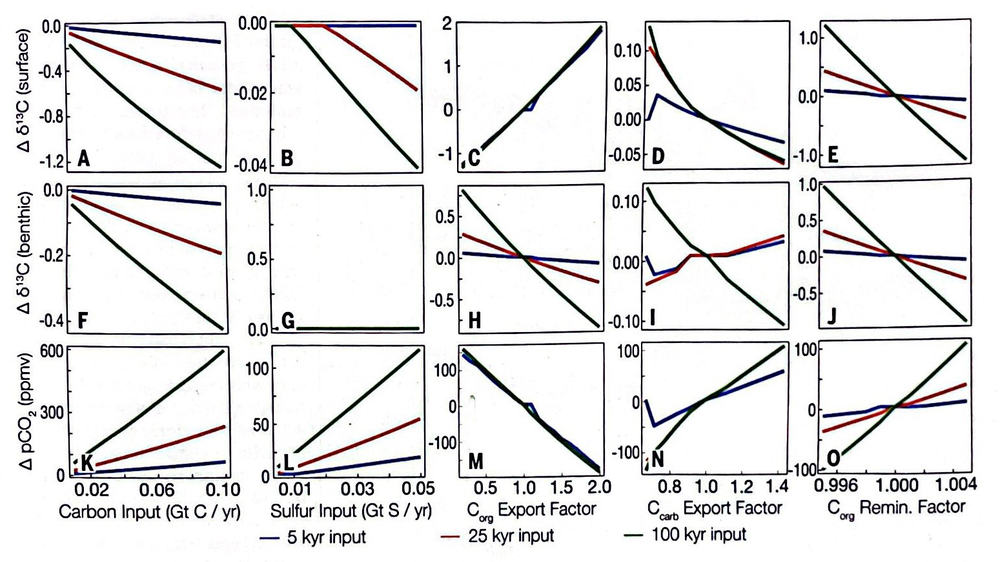
#> input picture validation/data/Figure 117.tiff, 1000 x 562 px, shrunk from 1549 x 870 before the run; its folder holds only this picture in this run
$ jupyter execute 01_colorVariationScore.ipynb
#> lines starting #> are read from the running program, lines starting #| are printed output that depends on the picture; long printed decimals are rounded
# Calculating Color Variation

## inporting Libraries and Data

[cell 1]
import os
from PIL import Image
import pathlib
import numpy as np
import pandas as pd
import matplotlib.pyplot as plt
import cv2

curPlace = os.getcwd()
Place = curPlace + '\data'
placePath = pathlib.Path(Place)
allFiles = list(placePath.iterdir())

## Using the Color Variation Scoring Method

[cell 2]
CArr = np.array([1])
for i in allFiles:

    Img = cv2.imread(str(i))
#> Img is the input picture: shape (562, 1000, 3); mean B, G, R 230.5, 230, 230.5
    B,G,R = cv2.split(Img.astype("float"))
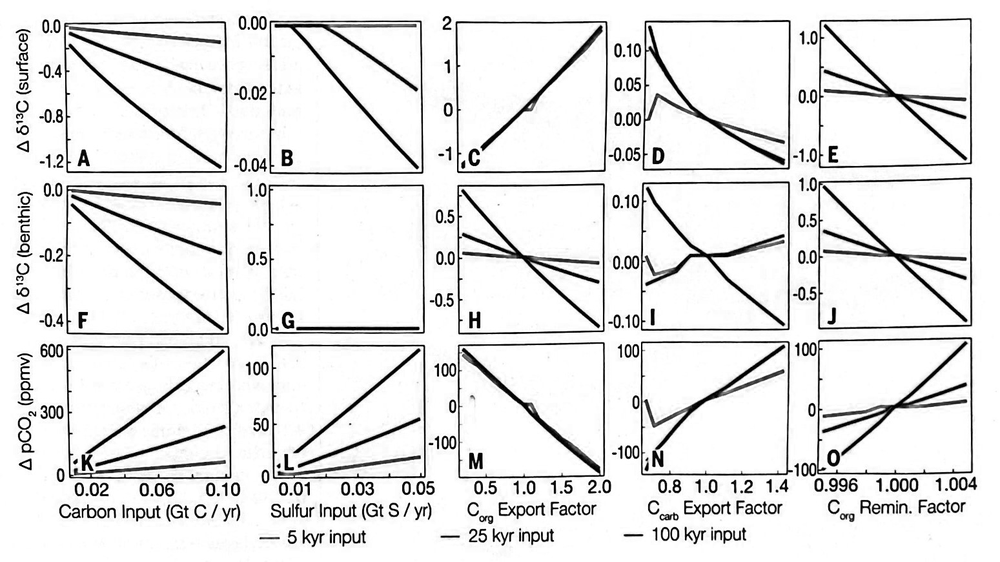
#> B: shape (562, 1000) float64; min 0, max 255, mean 230.5
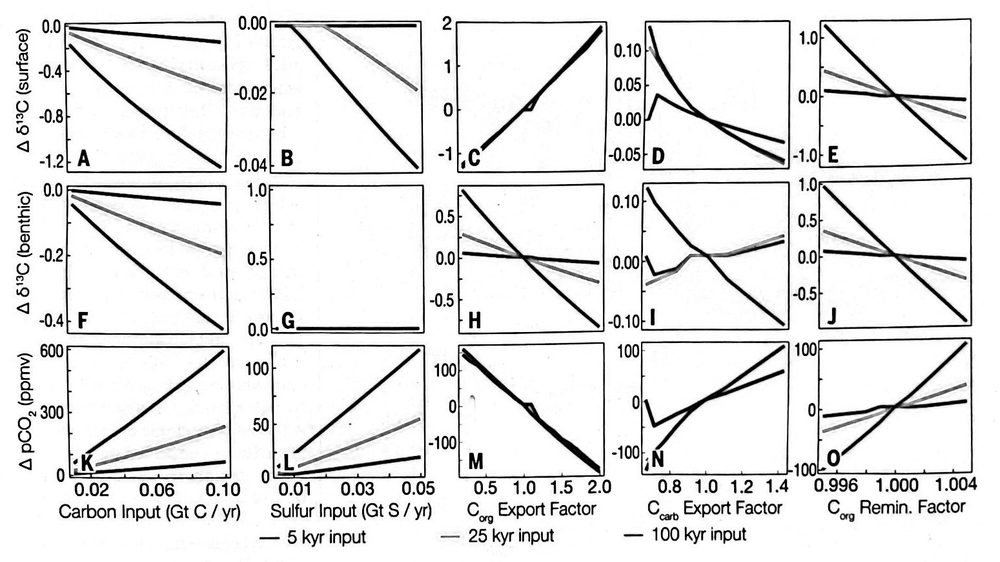
#> R: shape (562, 1000) float64; min 0, max 255, mean 230.5

    rg = np.absolute(R-G)
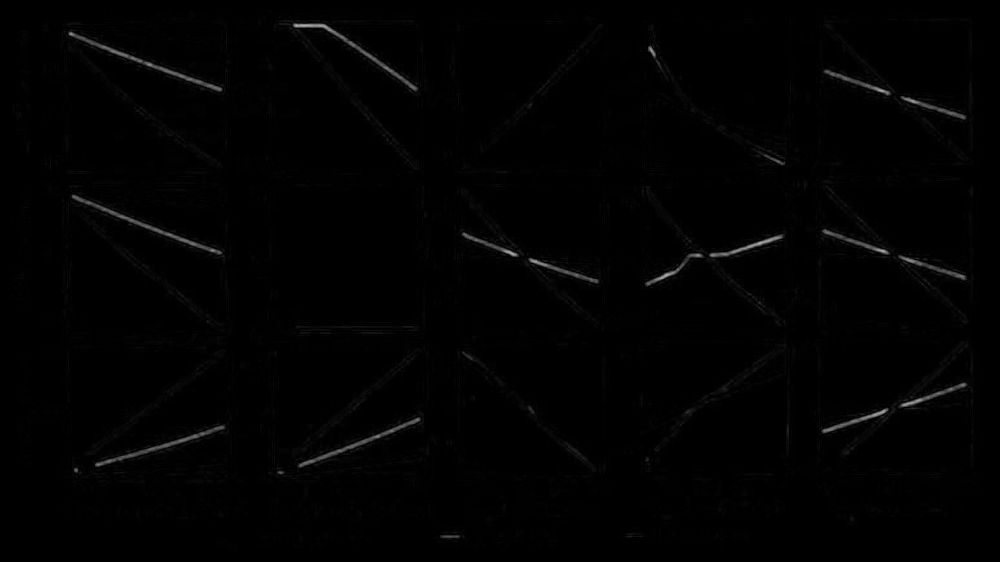
#> rg: shape (562, 1000) float64; min 0, max 175, mean 1.9
    yb = np.absolute(((R+G)*0.5)-B)

    rgMean = np.mean(rg)
#> rgMean = 1.9
    rgSTD = np.std(rg)
#> rgSTD = 9.03
    ybMean = np.mean(yb)
#> ybMean = 2.22
    ybSTD = np.std(yb)
#> ybSTD = 7.27

    rgybMean = np.sqrt(rgMean**2 + ybMean**2)
#> rgybMean = 2.93
    rgybSTD = np.sqrt(rgSTD**2 + ybSTD**2)
#> rgybSTD = 11.6

    C = rgybSTD + (0.3*rgybMean)
#> C = 12.47
    CArr = np.vstack((CArr,C))
#> CArr = [1, 12.47]

size = CArr.shape
rows = size[0]
CArr = CArr[1:rows]
#> CArr = [12.47]

## Obtaining all of the File Names

[cell 3]
nameList = np.array(["Name"])

for i in allFiles:
    pathString = str(i)
    ind = pathString.find('Figure')
    length = len(pathString)
    name = pathString[ind:length]

    ind = name.find('.')
    name = np.array(name[0:ind])
    nameList = np.vstack((nameList, name))

size = nameList.shape
nameList = nameList[1:size[0]]

## Creating the Spreadsheets and Figure Outputs Directory if it does not already exist

[cell 4]
current_directory = os.getcwd()

# Combine current directory path with the desired directory name
new_directory_path = current_directory + '\\spreadsheets'

# Check if the directory exists
if not os.path.exists(new_directory_path):
    # Create the directory if it doesn't exist
    os.makedirs(new_directory_path)

[cell 5]
current_directory = os.getcwd()

# Combine current directory path with the desired directory name
new_directory_path = current_directory + '\\figure outputs'

# Check if the directory exists
if not os.path.exists(new_directory_path):
    # Create the directory if it doesn't exist
    os.makedirs(new_directory_path)

## Exporting the Data to a new Excel File

[cell 6]
data = pd.DataFrame(CArr, columns = [ "Color Variation Score"])
#> data = table of 1 rows and 1 columns
nameData = pd.DataFrame(nameList, columns = ["Figure Number"])
newData = pd.concat([nameData,data], axis =1, join = "inner")
#> newData = table of 1 rows and 2 columns
newData.to_excel(curPlace + '\spreadsheets\Color Score.xlsx')

## Ploting the Results

[cell 7]
plt.hist(CArr,20)
plt.xlabel('Color Scores')
plt.ylabel('Color Score Counts')
plt.title('Color Score Histogram')
plt.savefig(os.getcwd() + '\\figure outputs\\Color Score Histogram.png')
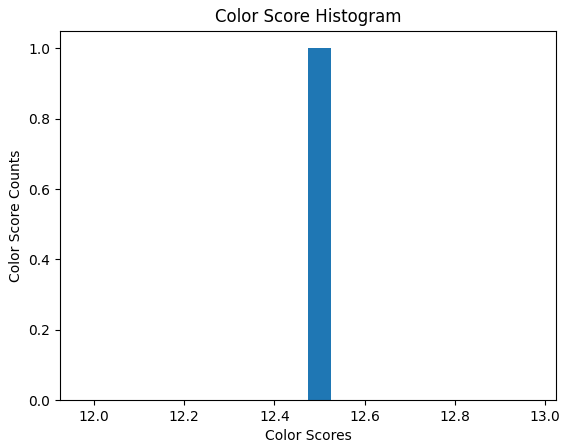
#> figure drawn by matplotlib, 1 panel; tallest bar 1 high, from x = 12.47 to 12.52

## Finding the Maximum Color Score

[cell 8]
i = 0
init = 0

size = CArr.shape

while i < size[0]:
    curVal = CArr[i]

    if curVal >= init:
        init = curVal
        maxidx = i
    i = i + 1
#> this loop made 1 pass
#> (curVal, init) on pass 1: ([12.47], [12.47])
#> after the loop, i = 1; maxidx = 0

print(maxidx)
#| 0
print(init)
#| [12.475]

## Finding the Minimum Color Score

[cell 9]
i = 0
init = 100

size = CArr.shape

while i < size[0]:
    curVal = CArr[i]

    if curVal <= init:
        init = curVal
        minidx = i
    i = i + 1
#> after the loop, i = 1; minidx = 0

print(minidx)
#| 0
print(init)
#| [12.475]

## Displaying the Minimum and the Maximum Image

[cell 10]
minImgPath = str(allFiles[minidx])
maxImgPath = str(allFiles[maxidx])

minImg = cv2.imread(minImgPath)
minImg = cv2.cvtColor(minImg, cv2.COLOR_BGR2RGB)
maxImg = cv2.imread(maxImgPath)
maxImg = cv2.cvtColor(maxImg, cv2.COLOR_BGR2RGB)

plt.subplot(1,2,1)
plt.imshow(minImg)
plt.title('Minimum Color Score')
plt.axis('off')
plt.subplot(1,2,2)
plt.imshow(maxImg)
plt.title('Maximum Color Score')
plt.axis('off')
plt.savefig(os.getcwd() + '\\figure outputs\\Min and Max Color Score.png')

$ run again, on validation/data/Figure 136.tiff
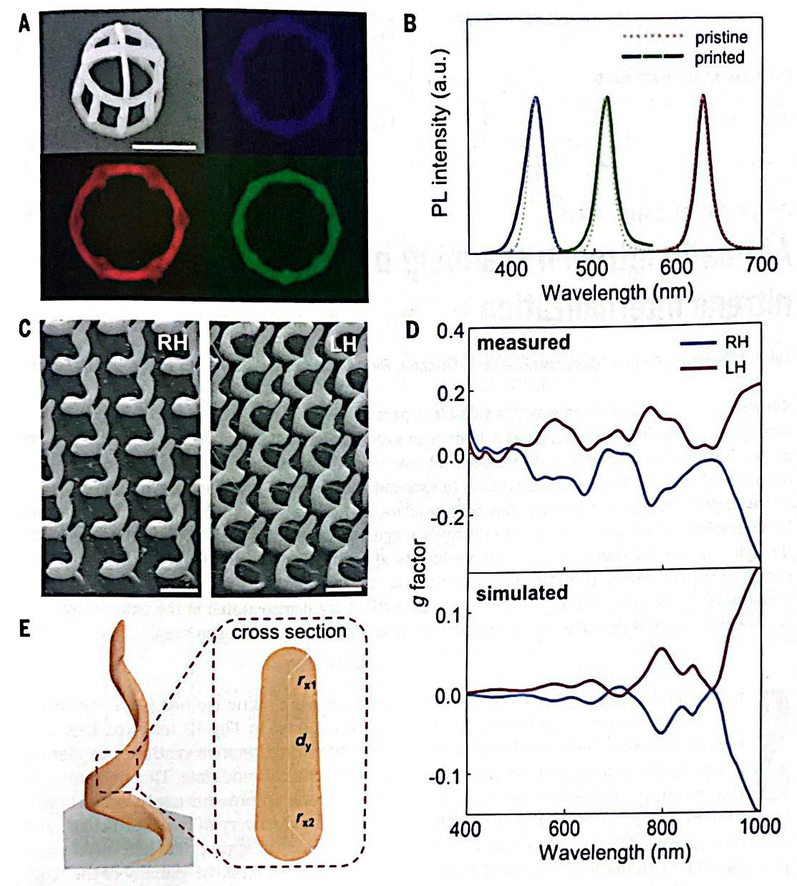
#> input picture validation/data/Figure 136.tiff, 797 x 886 px, shrunk from 1113 x 1237 before the run
#> Img is the input picture: shape (886, 797, 3); mean B, G, R 192, 193, 192.9
#> `yb = np.absolute(((R+G)*0.5)-B)`:
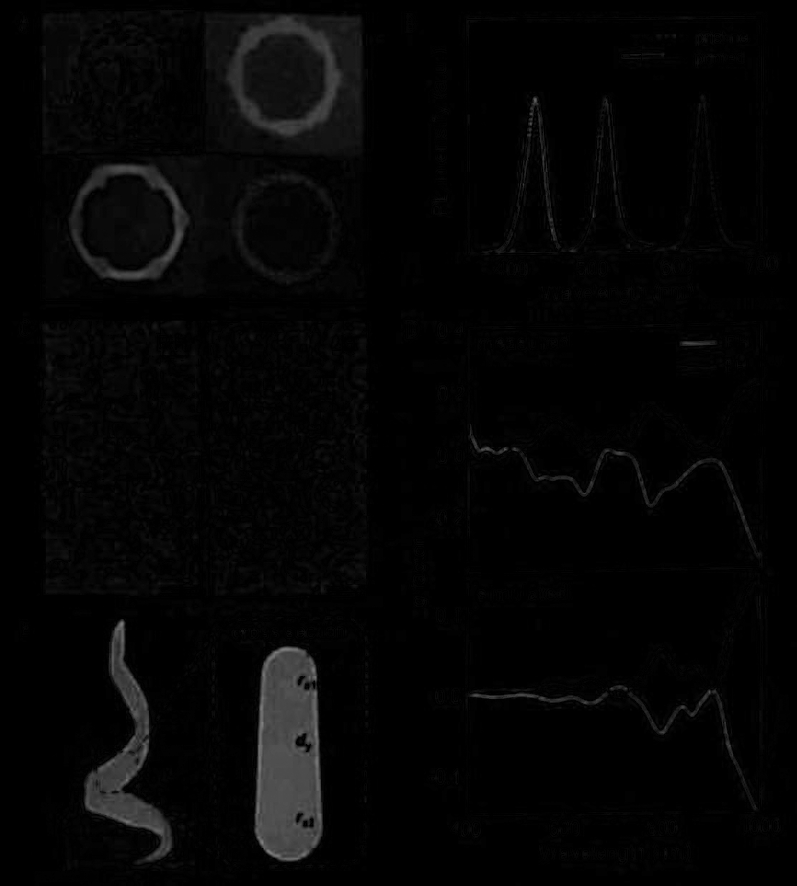
#> yb: shape (886, 797) float64; min 0, max 129, mean 5
#> rgMean = 4.96
#> rgSTD = 12.59
#> ybMean = 5
#> ybSTD = 13.36
#> rgybMean = 7.04
#> rgybSTD = 18.36
#> C = 20.47
#> `CArr = np.vstack((CArr,C))`: CArr = [1, 20.47]
#> `CArr = CArr[1:rows]`: CArr = [20.47]
#> data = table of 1 rows and 1 columns
#> newData = table of 1 rows and 2 columns
#> `plt.savefig(os.getcwd() + '\\figure outputs\\Color Score Histogram.png')`:
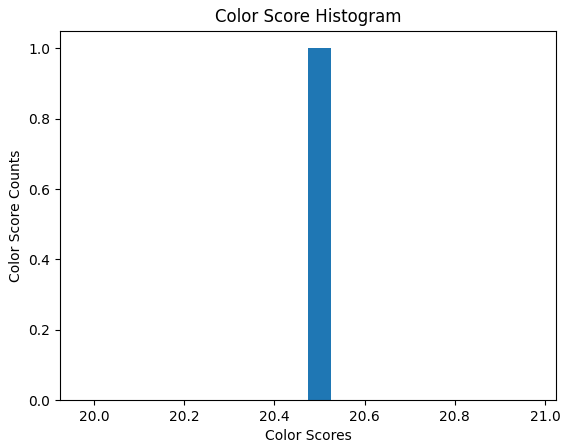
#> figure drawn by matplotlib, 1 panel; tallest bar 1 high, from x = 20.47 to 20.52
#> the loop `while i < size[0]:` made 1 pass
#> (curVal, init) on pass 1: ([20.47], [20.47])
#> after the loop `while i < size[0]:`: i = 1; maxidx = 0
#| 0
#| [20.474]
#> after the loop `while i < size[0]:`: i = 1; minidx = 0
#| 0
#| [20.474]

$ run again, on validation/data/Figure 140.tiff
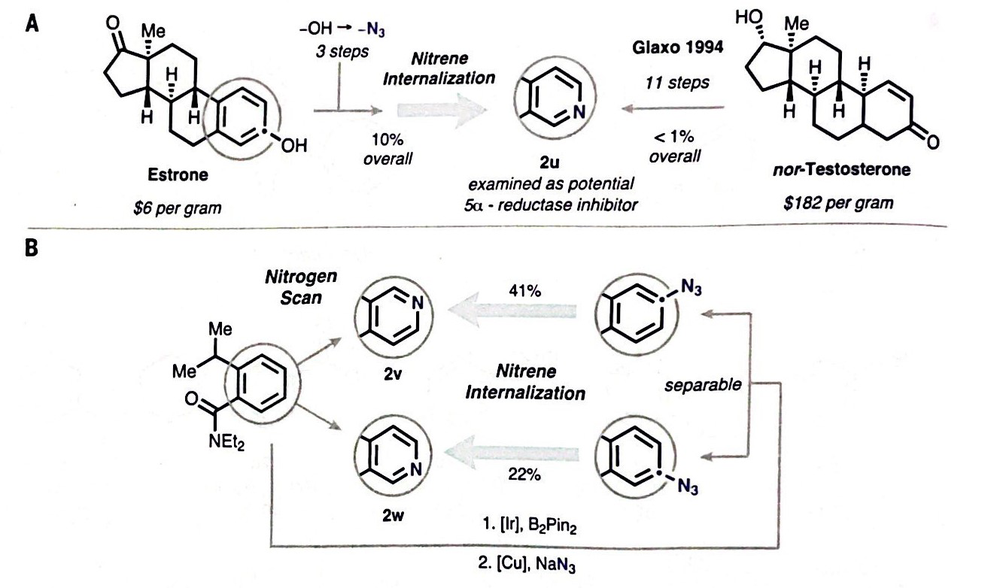
#> input picture validation/data/Figure 140.tiff, 1000 x 588 px, shrunk from 1329 x 782 before the run
#> Img is the input picture: shape (588, 1000, 3); mean B, G, R 241.7, 241.7, 241.8
#> `yb = np.absolute(((R+G)*0.5)-B)`:
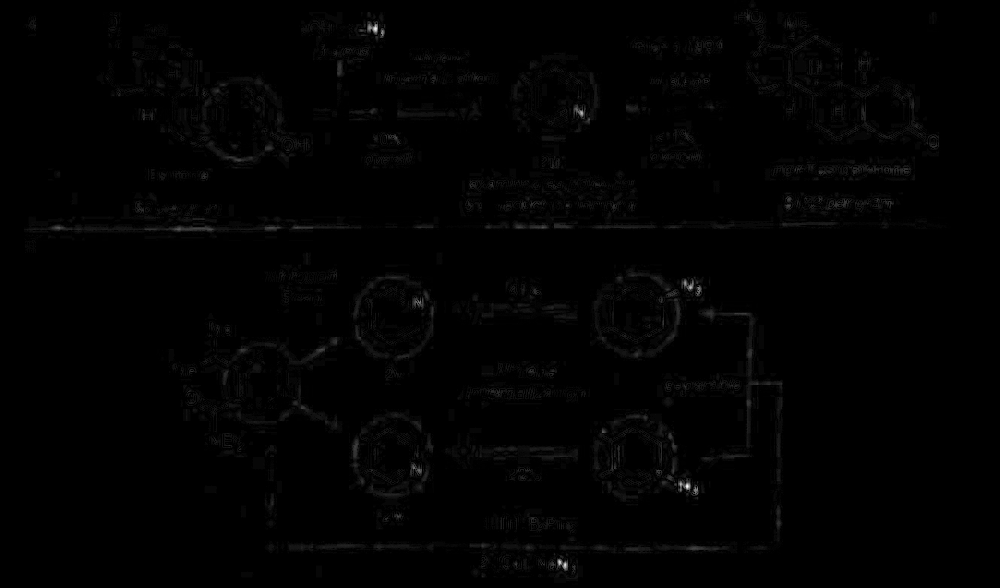
#> yb: shape (588, 1000) float64; min 0, max 65, mean 0.5; drawn with min black and max white
#> rgMean = 0.248
#> rgSTD = 1.06
#> ybMean = 0.523
#> ybSTD = 1.64
#> rgybMean = 0.578
#> rgybSTD = 1.95
#> C = 2.12
#> `CArr = np.vstack((CArr,C))`: CArr = [1, 2.12]
#> `CArr = CArr[1:rows]`: CArr = [2.12]
#> data = table of 1 rows and 1 columns
#> newData = table of 1 rows and 2 columns
#> the loop `while i < size[0]:` made 1 pass
#> (curVal, init) on pass 1: ([2.12], [2.12])
#> after the loop `while i < size[0]:`: i = 1; maxidx = 0
#| 0
#| [2.123]
#> after the loop `while i < size[0]:`: i = 1; minidx = 0
#| 0
#| [2.123]
#> `plt.savefig(os.getcwd() + '\\figure outputs\\Min and Max Color Score.p..`:
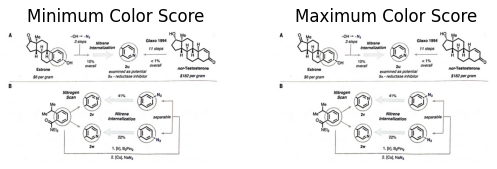
#> figure drawn by matplotlib, 2 panels

$ run again, on validation/data/Figure 145.tiff
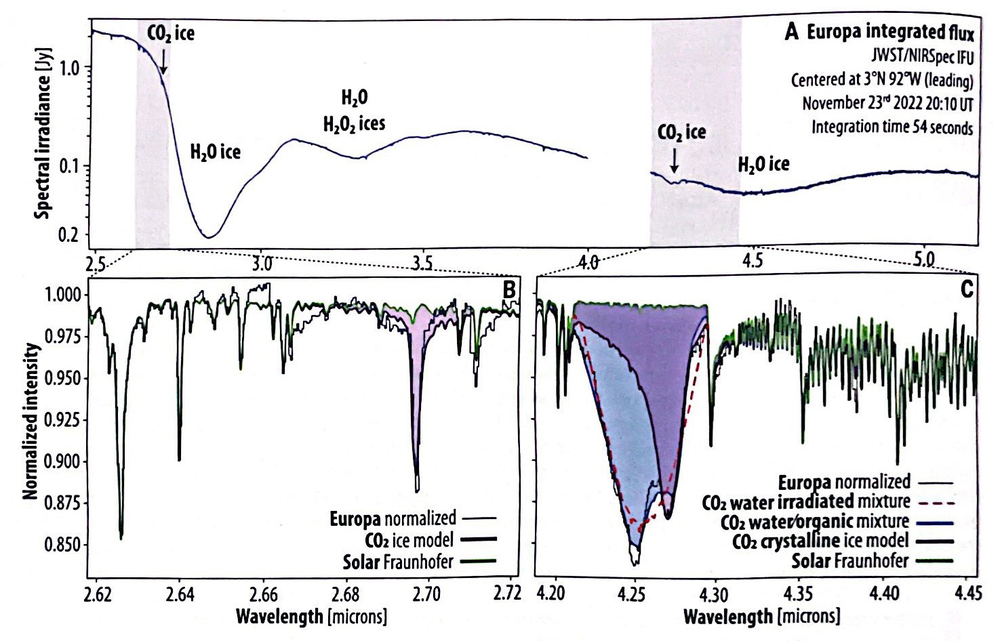
#> input picture validation/data/Figure 145.tiff, 1000 x 641 px, shrunk from 1475 x 946 before the run
#> Img is the input picture: shape (641, 1000, 3); mean B, G, R 229.7, 227.7, 227.8
#> `yb = np.absolute(((R+G)*0.5)-B)`:
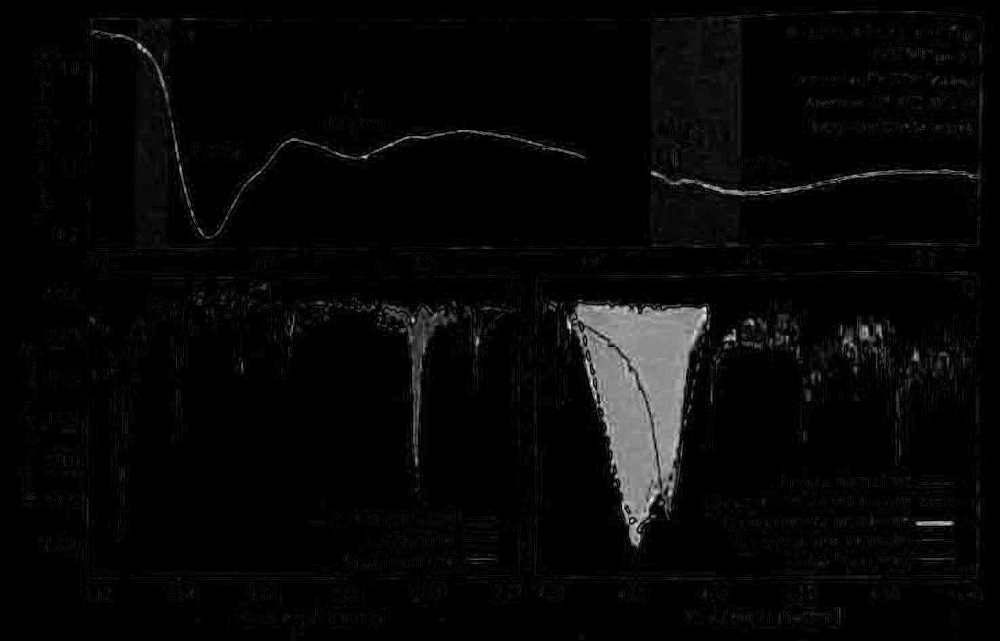
#> yb: shape (641, 1000) float64; min 0, max 98, mean 2.8; drawn with min black and max white
#> rgMean = 1.71
#> rgSTD = 5.57
#> ybMean = 2.84
#> ybSTD = 9.44
#> rgybMean = 3.32
#> rgybSTD = 10.96
#> C = 11.95
#> `CArr = np.vstack((CArr,C))`: CArr = [1, 11.95]
#> `CArr = CArr[1:rows]`: CArr = [11.95]
#> data = table of 1 rows and 1 columns
#> newData = table of 1 rows and 2 columns
#> `plt.savefig(os.getcwd() + '\\figure outputs\\Color Score Histogram.png')`:
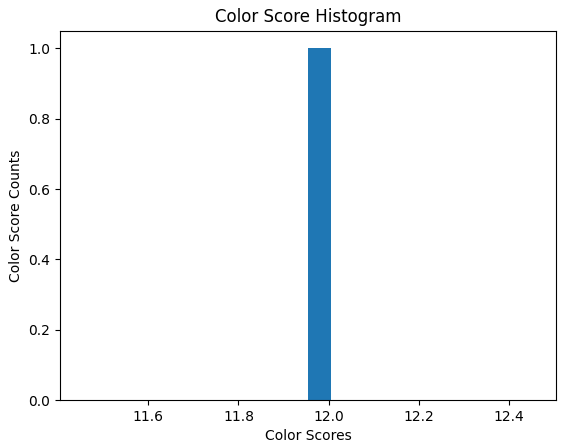
#> figure drawn by matplotlib, 1 panel; tallest bar 1 high, from x = 11.95 to 12
#> the loop `while i < size[0]:` made 1 pass
#> (curVal, init) on pass 1: ([11.95], [11.95])
#> after the loop `while i < size[0]:`: i = 1; maxidx = 0
#| 0
#| [11.954]
#> after the loop `while i < size[0]:`: i = 1; minidx = 0
#| 0
#| [11.954]
